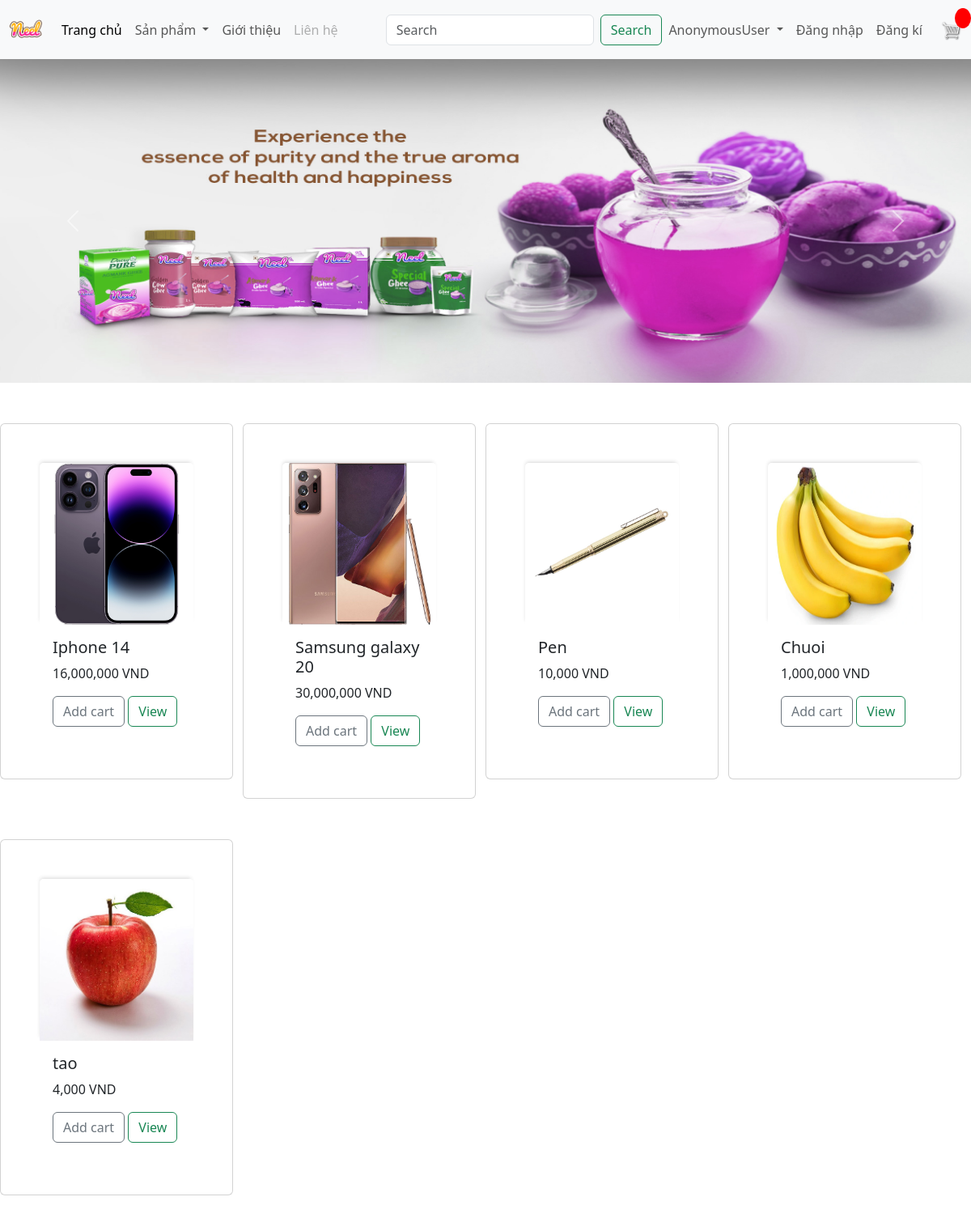
The page / on the database its author committed.
### app/models.py (models this page shows, shortened)
class Product(models.Model):
    category = models.ForeignKey(Category, on_delete=models.SET_NULL,blank=True,null=True)
    name = models.CharField(max_length=200,null=True)
    price = models.IntegerField()
    digital = models.BooleanField(default=False,null=True,blank=False)
    image = models.ImageField(null=True,blank=True)
    def Images(self):
        try:
            url=self.image.url
        except:
            url=''
        return url

### app/views.py (the view)
# urls.py: path('',views.home,name='home'),
def home(request):
    products =Product.objects.all()
    category = Category.objects.all()
    if request.user.is_authenticated:
        customer = request.user
        order,created = Order.objects.get_or_create(customer=customer,complate=False)
        items = order.orderitem_set.all()
    else:
        items=[]
        order=[]
    context ={'items': items,'order': order,'products': products,'category': category}
    return render(request,'app/home.html',context)

### app/models.py (called while the page is built)
    def __str__(self):
        return self.name

### app/template/app/home.html (shortened to what this page needs)
{% extends 'app/base.html' %}
{% load static %}
{% load humanize %}
{% block banner_slider %}
<div id="carouselExampleControlsNoTouching" class="carousel slide" data-bs-touch="false">
    <div class="carousel-inner">
      <div class="carousel-item active">
        <img src="{% static 'app/images/banner/b1.jpg' %}" class="d-block w-100" alt="..." style="width: 100px;height: 400px;">
      </div>
    </div>
    <button class="carousel-control-prev" type="button" data-bs-target="#carouselExampleControlsNoTouching" data-bs-slide="prev">
      <span class="carousel-control-prev-icon" aria-hidden="true"></span>
    </button>
    <button class="carousel-control-next" type="button" data-bs-target="#carouselExampleControlsNoTouching" data-bs-slide="next">
      <span class="carousel-control-next-icon" aria-hidden="true"></span>
    </button>
  </div>
{% endblock banner_slider %}
{% block main_content %}
<div class="row" style="width: 100%;">
  {% for items in products %}
    <div class="col-lg-3">
      <div class="card" style="width: 18rem;">
        <img src="{{items.Images}}" class="card-img-top thumbnail" alt="...">
        <div class="card-body">
          <h5 class="card-title">{{items.name}}</h5>
          <p class="card-text">{{ items.price|floatformat:0|intcomma }} VND</p>
          {% if user.username != AnonymousUser %}
          <button data-product={{items.id}} data-action = "add" class="btn btn-outline-secondary add-btn update-cart" >Add cart</button>
          {% endif %}
          <a href="{% url 'view' items.id %}" class="btn btn-outline-success">View</a>
        </div>
      </div>
    </div>
  {% endfor %}
</div>
<br></br>
{% endblock main_content %}

### app/template/app/base.html (shortened to what this page needs)
{% load static %}
<!DOCTYPE html>
<html>
  <head>
    <link rel="stylesheet" href="{% static 'app/css/all.min.css' %}">
    <link rel="stylesheet" href="{% static 'app/css/view.css' %}">
    <link rel="stylesheet" href="{% static 'app/css/owl.carousel.min.css' %}">
    <link rel="stylesheet" href="{% static 'app/css/style.css' %}">
    <link rel="stylesheet" href="{% static 'app/css/main.css' %}">
    <link href="https://cdn.jsdelivr.net/npm/bootstrap@5.3.0-alpha3/dist/css/bootstrap.min.css" rel="stylesheet">
    <link rel="stylesheet" href="">
  </head>
  <body>
    <nav class="navbar navbar-expand-lg bg-body-tertiary">
      <div class="container-fluid">
        <a class="navbar-brand" href="{% url 'home' %}">
          <img src="{% static 'app/images/Neel.png' %}" width=40 hight=40>
        </a>
        <div class="collapse navbar-collapse" id="navbarSupportedContent">
          <ul class="navbar-nav me-auto mb-2 mb-lg-0">
            <li class="nav-item">
              <a class="nav-link active" aria-current="page" href="{% url 'home' %}">Trang chủ</a>
            </li>
            <li class="nav-item dropdown">
              <a class="nav-link dropdown-toggle" href="#" role="button" data-bs-toggle="dropdown" aria-expanded="false">
                Sản phẩm
              </a>
            </li>
            <li class="nav-item">
              <a class="nav-link" href="#">Giới thiệu</a>
            </li>
            <li class="nav-item">
              <a class="nav-link disabled">Liên hệ</a>
            </li>
          </ul>
          <form class="d-flex" role="search" method="post" action="{% url 'search' %}">
            <input class="form-control me-2" type="search" placeholder="Search" aria-label="Search" name="searched">
            <button class="btn btn-outline-success" type="submit">Search</button>
          </form>
        </div>
        <ul class="navbar-nav me-auto mb-2 mb-lg-0">
          <li class="nav-item dropdown">
            <a class="nav-link dropdown-toggle" href="#" role="button" data-bs-toggle="dropdown" aria-expanded="false">
              {{request.user}}
            </a>
          </li>
          <li class="nav-item hide hide-login">
          </li>
          <li class="nav-item hide hide-register ">
          </li>
        </ul>
        <div class="form-inline my-2 my-lg-0">
          <a href="{% url 'cart' %}">
            <img id="cart-icon" style="position: relative;" src="{% static 'app/images/cart.png' %}" alt="">
            <p style="position: absolute;right: 0;top: 10px;" id="cart-total">{{order.get_cart_items}}</p>
          </a>
        </div>
      </div>
    </nav>
    {% block banner_slider %}{% endblock banner_slider %}
    {% block main_content %}{% endblock main_content %}
  </body>
</html>

### app/static/app/css/view.css (style rules this page uses)
body { font-family: 'open sans'; overflow-x: hidden; }
.card { margin-top: 50px; background: #eee; padding: 3em; line-height: 1.5em; }

### app/static/app/css/main.css (style rules this page uses)
body { background-color: hsl(0, 0%, 98%); }
h1,h2,h3,h4,h5,h6 { color:hsl(0, 0%, 30%); }
.thumbnail { width: 350px; height:200px; -webkit-box-shadow: -1px -3px 5px -2px rgba(214,214,214,1); -moz-box-shadow: -1px -3px 5px -2px rgba(214,214,214,1); box-shadow: -1px -3px 5px -2px rgba(214,214,214,1); }
#cart-icon { width:25px; display: inline-block; margin-left: 15px; }
#cart-total { display: block; text-align: center; color:#fff; background-color: red; width: 20px; height: 25px; border-radius: 50%; font-size: 14px; }
.col-lg-3, .col-lg-4, .col-lg-6, .col-lg-8, .col-lg-12 { margin-top: 10px; }
.btn { border-radius: 0; }

### rows shown on the page
Product: Images (picture), name "Iphone 14", price "16,000,000"
Product: Images (picture), name "Samsung galaxy 20", price "30,000,000"
Product: Images (picture), name "Pen", price "10,000"
Product: Images (picture), name "Chuoi", price "1,000,000"
Product: Images (picture), name "tao", price "4,000"

### other values the page prints
{{ request.user }} "AnonymousUser"
